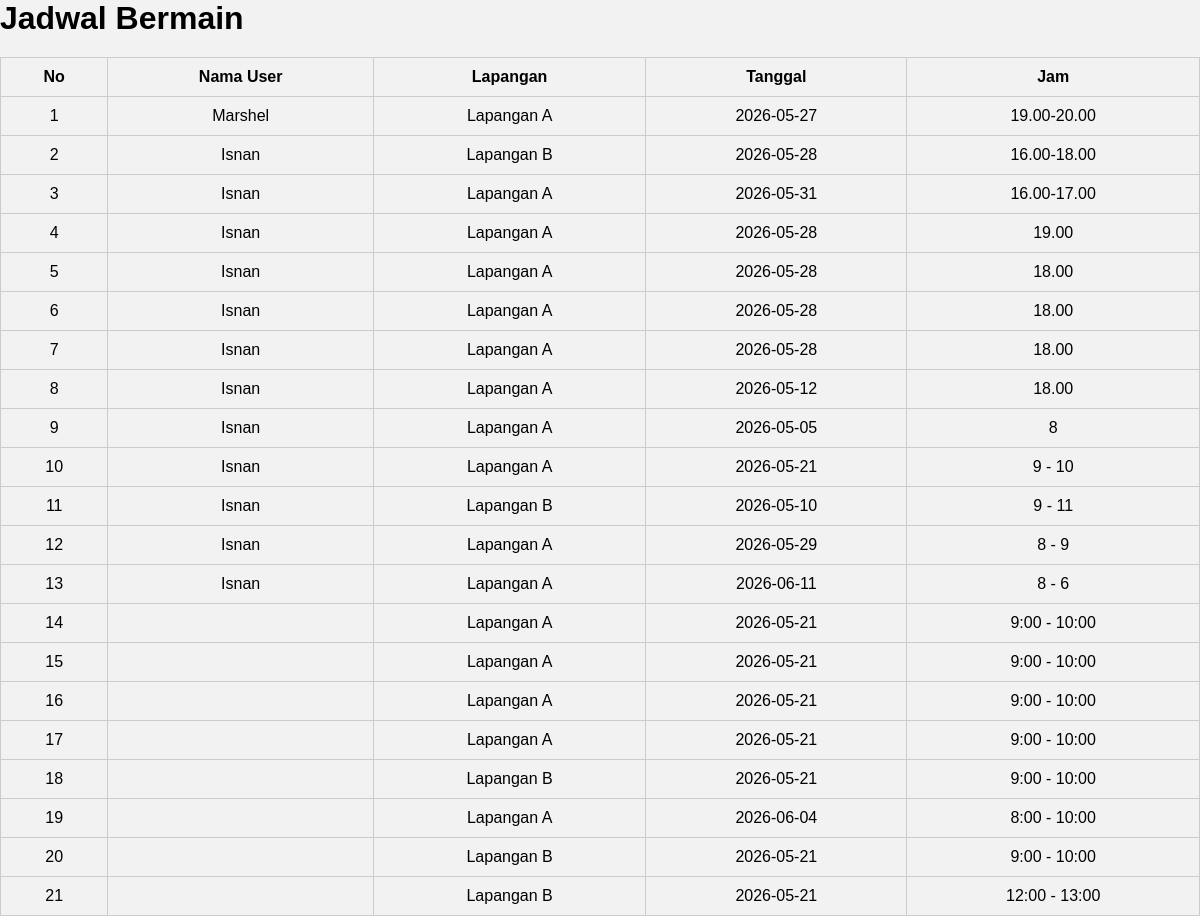
The page /user/jadwal.php on the database its author committed.
### tables this page shows
CREATE TABLE `booking` (
  `id_booking` int(11) NOT NULL AUTO_INCREMENT,
  `nama_user` varchar(100) DEFAULT NULL,
  `lapangan` varchar(50) DEFAULT NULL,
  `tanggal` date DEFAULT NULL,
  `jam` varchar(20) DEFAULT NULL,
  `status` varchar(20) DEFAULT NULL,
  `harga` int(20) DEFAULT NULL,
  `total_bayar` int(20) DEFAULT NULL,
  `metode_pembayaran` varchar(50) DEFAULT NULL,
  PRIMARY KEY (`id_booking`)
);

### user/jadwal.php (the view, shortened to what this page needs)
<?php
include "../koneksi.php";
$data = mysqli_query($conn,"SELECT * FROM booking");
?>
<!DOCTYPE html>
<html>
<head>
    <link rel="stylesheet" href="../css/style.css">
</head>
<body class="background-jadwal">
<div class="overlay">
<div class="container">
    <h1>Jadwal Bermain</h1>
    <table class="table">
        <tr>
            <th>No</th>
            <th>Nama User</th>
            <th>Lapangan</th>
            <th>Tanggal</th>
            <th>Jam</th>
        </tr>
        <?php
        $no=1;
        while($d=mysqli_fetch_array($data)){
        ?>
        <tr>
            <td><?php echo $no++; ?></td>
            <td><?php echo $d['nama_user']; ?></td>
            <td><?php echo $d['lapangan']; ?></td>
            <td><?php echo $d['tanggal']; ?></td>
            <td><?php echo $d['jam']; ?></td>
        </tr>
        <?php } ?>
    </table>
</div>
</div>
</body>
</html>

### css/style.css (style rules this page uses)
* { margin: 0; padding: 0; box-sizing: border-box; font-family: Arial; }
body { background: #f2f2f2; }
.container { width: 100%; height: 500px; margin: auto; }
.table { width: 100%; border-collapse: collapse; margin-top: 20px; }
.table th, .table td { border: 1px solid #ccc; padding: 10px; text-align: center; }

### rows shown on the page
booking: nama_user "Marshel", lapangan "Lapangan A", tanggal "2026-05-27", jam "19.00-20.00"
booking: nama_user "Isnan", lapangan "Lapangan B", tanggal "2026-05-28", jam "16.00-18.00"
booking: nama_user "Isnan", lapangan "Lapangan A", tanggal "2026-05-31", jam "16.00-17.00"
booking: nama_user "Isnan", lapangan "Lapangan A", tanggal "2026-05-28", jam "19.00"
booking: nama_user "Isnan", lapangan "Lapangan A", tanggal "2026-05-28", jam "18.00"
booking: nama_user "Isnan", lapangan "Lapangan A", tanggal "2026-05-28", jam "18.00"
booking: nama_user "Isnan", lapangan "Lapangan A", tanggal "2026-05-28", jam "18.00"
booking: nama_user "Isnan", lapangan "Lapangan A", tanggal "2026-05-12", jam "18.00"
booking: nama_user "Isnan", lapangan "Lapangan A", tanggal "2026-05-05", jam "8"
booking: nama_user "Isnan", lapangan "Lapangan A", tanggal "2026-05-21", jam "9 - 10"
booking: nama_user "Isnan", lapangan "Lapangan B", tanggal "2026-05-10", jam "9 - 11"
booking: nama_user "Isnan", lapangan "Lapangan A", tanggal "2026-05-29", jam "8 - 9"
booking: nama_user "Isnan", lapangan "Lapangan A", tanggal "2026-06-11", jam "8 - 6"
booking: lapangan "Lapangan A", tanggal "2026-05-21", jam "9:00 - 10:00"
booking: lapangan "Lapangan A", tanggal "2026-05-21", jam "9:00 - 10:00"
booking: lapangan "Lapangan A", tanggal "2026-05-21", jam "9:00 - 10:00"
booking: lapangan "Lapangan A", tanggal "2026-05-21", jam "9:00 - 10:00"
booking: lapangan "Lapangan B", tanggal "2026-05-21", jam "9:00 - 10:00"
booking: lapangan "Lapangan A", tanggal "2026-06-04", jam "8:00 - 10:00"
booking: lapangan "Lapangan B", tanggal "2026-05-21", jam "9:00 - 10:00"
booking: lapangan "Lapangan B", tanggal "2026-05-21", jam "12:00 - 13:00"
